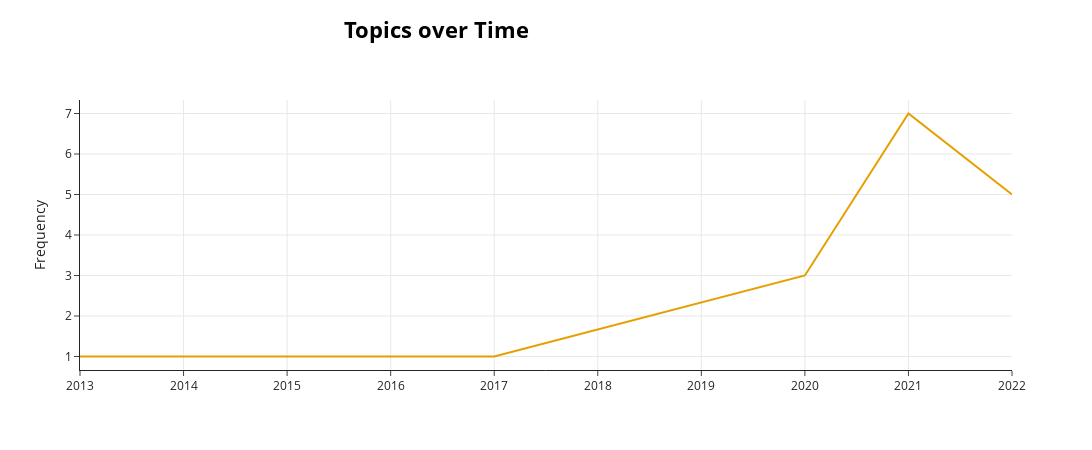

Notebook cell for this chart:
### Code cell
model.visualize_topics_over_time(topics_over_time, topics=[20])
#COVID-19 Topic

### Figure 1 — Plotly figure (JSON) as saved in the notebook; plotly's stock layout.template omitted (floating-point values rounded to 4 significant figures)
{"data": [{"hoverinfo": "text", "hovertext": ["<b>Topic 20</b><br>Words: sizes, efficacy, effect, self, academic", "<b>Topic 20</b><br>Words: emergency, disaster, schools, online, school", "<b>Topic 20</b><br>Words: distance, education, enroll, college, degree", "<b>Topic 20</b><br>Words: pandemic, covid, 19, institutions, west", "<b>Topic 20</b><br>Words: pandemic, education, has, the, covid", "<b>Topic 20</b><br>Words: pandemic, faculty, covid, online, to"], "marker": {"color": "#E69F00"}, "mode": "lines", "name": "20_pandemic_online_emergency_covid", "type": "scatter", "x": [2013, 2016, 2017, 2020, 2021, 2022], "y": [1, 1, 1, 3, 7, 5]}], "layout": {"height": 450, "hoverlabel": {"bgcolor": "white", "font": {"family": "Rockwell", "size": 16}}, "legend": {"title": {"text": "<b>Global Topic Representation"}}, "title": {"font": {"color": "Black", "size": 22}, "text": "<b>Topics over Time</b>", "x": 0.4, "xanchor": "center", "y": 0.95, "yanchor": "top"}, "width": 1250, "xaxis": {"showgrid": true}, "yaxis": {"showgrid": true, "title": {"text": "Frequency"}}}}
